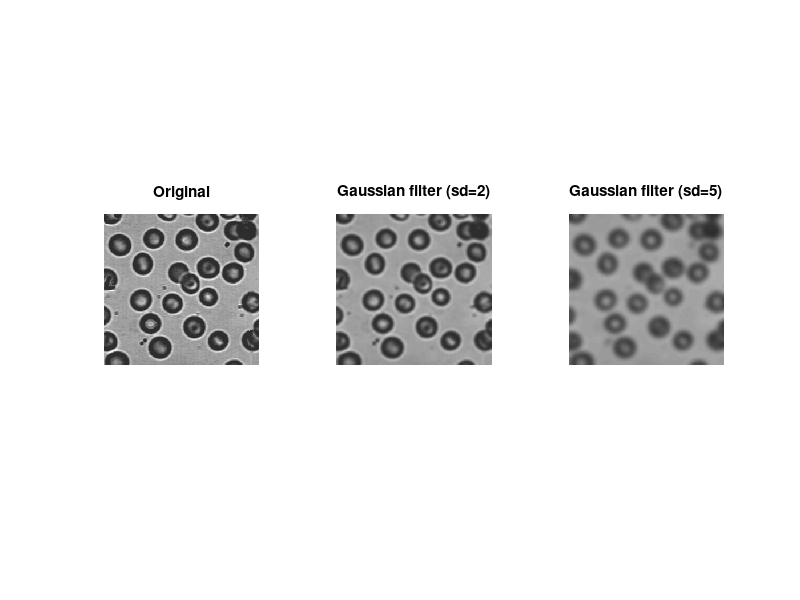

MATLAB code for this plot:
clear;
clc;
load('blood.mat');

subplot(1,3,1);
imshow(B);
title("Original");

sd=2;
y = imgaussfilt(B, sd);
subplot(1,3,2);
imshow(y,[0 255]);
title("Gaussian filter (sd=2)");

sd=5;
y = imgaussfilt(B, sd);
subplot(1,3,3);
imshow(y,[0 255]);
title("Gaussian filter (sd=5)");
